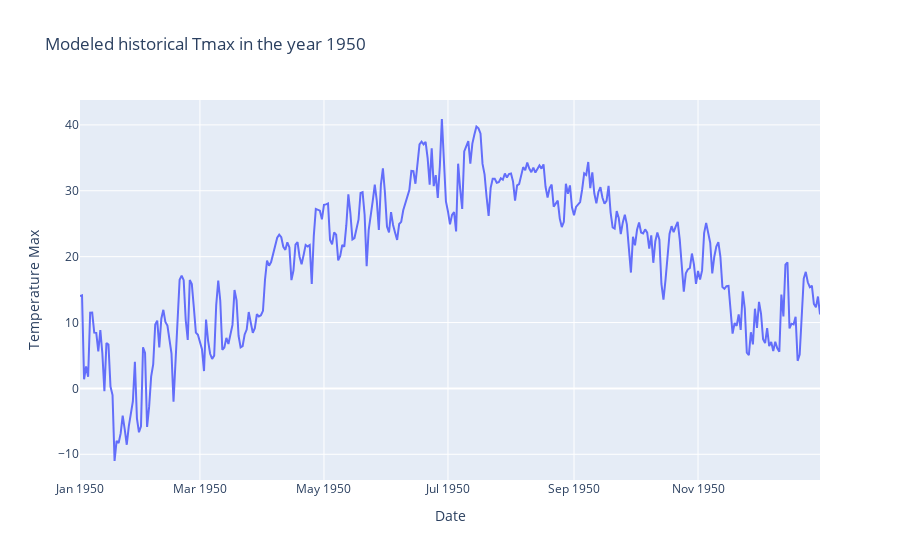

Notebook cell for this chart:
### Markdown cell above
Plot all three datasets on one plot with the same x-axis (e.g., day of year) so that we can compare them. Describe the similarities and differences you see among the datasets.

### Code cell
#(1) modeled historical Tmax in the year 1950
modeled_historical = pd.read_csv('../data/data_hw2/data_hw2_p4/tasmax_tasmax_day_GFDL-ESM4_historical_r1i1p1f1_gr1_1950.csv')
#modeled_historical
px.line(modeled_historical, x='Date', y='Temperature Max', title='Modeled historical Tmax in the year 1950')

### Figure 1 — Plotly figure (JSON) as saved in the notebook; plotly's stock layout.template omitted (floating-point values rounded to 4 significant figures; data arrays with more than 128 entries replaced by an {"elided": "..."} marker saying what was removed)
{"data": [{"hovertemplate": "Date=%{x}<br>Temperature Max=%{y}<extra></extra>", "legendgroup": "", "line": {"color": "#636efa", "dash": "solid"}, "marker": {"symbol": "circle"}, "mode": "lines", "name": "", "orientation": "v", "showlegend": false, "type": "scatter", "x": {"elided": "365 str values"}, "xaxis": "x", "y": {"elided": "365 float values"}, "yaxis": "y"}], "layout": {"legend": {"tracegroupgap": 0}, "title": {"text": "Modeled historical Tmax in the year 1950"}, "xaxis": {"anchor": "y", "domain": [0, 1], "title": {"text": "Date"}}, "yaxis": {"anchor": "x", "domain": [0, 1], "title": {"text": "Temperature Max"}}}}
